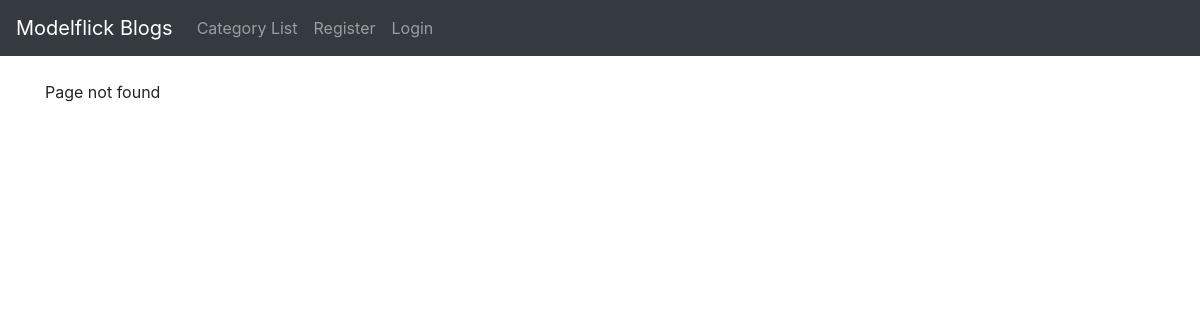
The app's page /category/urban-design/, older data.
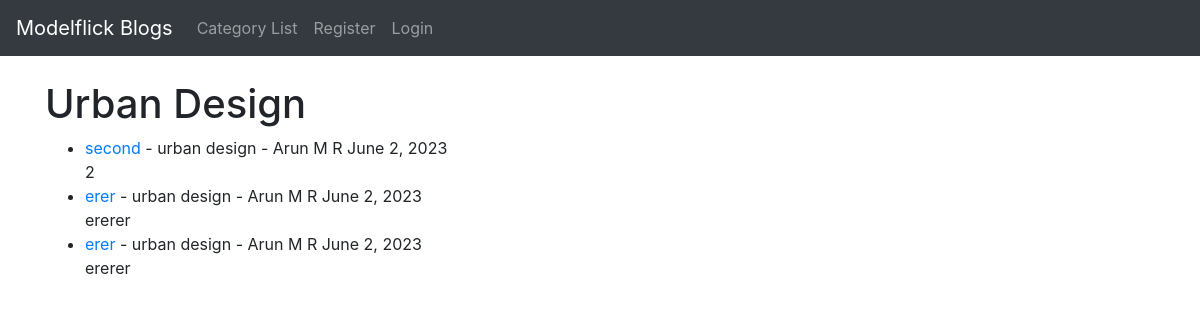
The same page, newer data.
### theblog/models.py (models this page shows, shortened)
class Post(models.Model):
    title = models.CharField(max_length=255)
    title_tag = models.CharField(max_length=255)
    author = models.ForeignKey(User, on_delete=models.CASCADE)
    body = models.TextField()
    post_date = models.DateField(auto_now_add=True)
    category = models.CharField(max_length=255, default='architecture')
    likes = models.ManyToManyField(User, related_name='blog_posts')

### theblog/views.py (the view)
# urls.py: path('category/<str:cats>/', CategoryView, name= 'category'),
def CategoryView(request, cats):
    category_posts = Post.objects.filter(category=cats.replace('-',' '))
    return render (request, 'categories.html', {'cats':cats.title().replace('-',' '),'category_posts':category_posts})

### theblog/templates/categories.html (shortened to what this page needs)
{% extends 'base.html' %}
{% block content %}
{% if category_posts %}
    <h1>{{ cats }}</h1>
    <ul>
    {% for post in category_posts %}
        <li><a href="{% url 'article_detail' post.pk %}">
            {{ post.title }}</a>
            - {{ post.category }}
            - {{ post.author.first_name }}
            {{ post.author.last_name }}
            {{ post.post_date }}
            <br/>
        {{ post.body|slice:":500"|safe }}</li>
    {% endfor %}
    </ul>
{% else  %}
Page not found
{% endif %}
{% endblock  %}

### theblog/templates/base.html (shortened to what this page needs)
<!doctype html>
<html lang="en">
  <head>
    <link rel="stylesheet" href="https://cdn.jsdelivr.net/npm/bootstrap@4.6.2/dist/css/bootstrap.min.css">
  </head>
  <body>
    <nav class="navbar navbar-expand-lg navbar-dark bg-dark">
        <a class="navbar-brand" href="{% url 'home' %}">Modelflick Blogs</a>
        <div class="collapse navbar-collapse" id="navbarSupportedContent">
          <ul class="navbar-nav mr-auto">
            {% if cat_menu %}
            <li class="nav-item dropdown">
              <a class="nav-link dropdown-toggle" href="#" role="button" data-toggle="dropdown" aria-expanded="false">
                Categories
              </a>
              <div class="dropdown-menu">
                {% for item in cat_menu %}
                <a class="dropdown-item" href="{% url 'category' item|slugify %}">{{ item }}</a> <br/>
                {% endfor %}
                <a class="dropdown-item" href="#">Action</a>
                <a class="dropdown-item" href="#">Another action</a>
              </div>
            </li>
            {% else %}
              <li class="nav-item">
                <a class="nav-link" href="{% url 'categorylist' %}">Category List</a>
              </li>
            {% endif %}
            {% if user.is_authenticated %}
              <li class="nav-item">
                <a class="nav-link" href="{% url 'add_post' %}">Create Posts</a>
              </li>
              <li class="nav-item">
                <a class="nav-link" href="{% url 'add_category' %}">Create Category</a>
              </li>
              <li class="nav-item">
                <a class="nav-link" href="{% url 'logout' %}">Logout</a>
              </li>
            {% else %}
              <li class="nav-item">
                <a class="nav-link" href="{% url 'register' %}">Register</a>
              </li>
              <li class="nav-item">
                <a class="nav-link" href="{% url 'login' %}">Login</a>
              </li>
            {% endif %}
          </ul>
        </div>
      </nav>
    <br/>
    <div class="container">
        {% block content %}
        {% endblock  %}
    </div>
  </body>
</html>

Row changes from the older to the newer data that the page shows:
now on this page (row edited): Post: title "second", category "urban design", author.first_name "Arun", author.last_name "M R", post_date "June 2, 2023", body "2"
added Post: title "erer", category "urban design", author.first_name "Arun", author.last_name "M R", post_date "June 2, 2023", body "ererer"
added Post: title "erer", category "urban design", author.first_name "Arun", author.last_name "M R", post_date "June 2, 2023", body "ererer"
Text that changed along with them:
{{ cats }}: (not shown) → "Urban Design"
text no longer shown: "Page not found"
